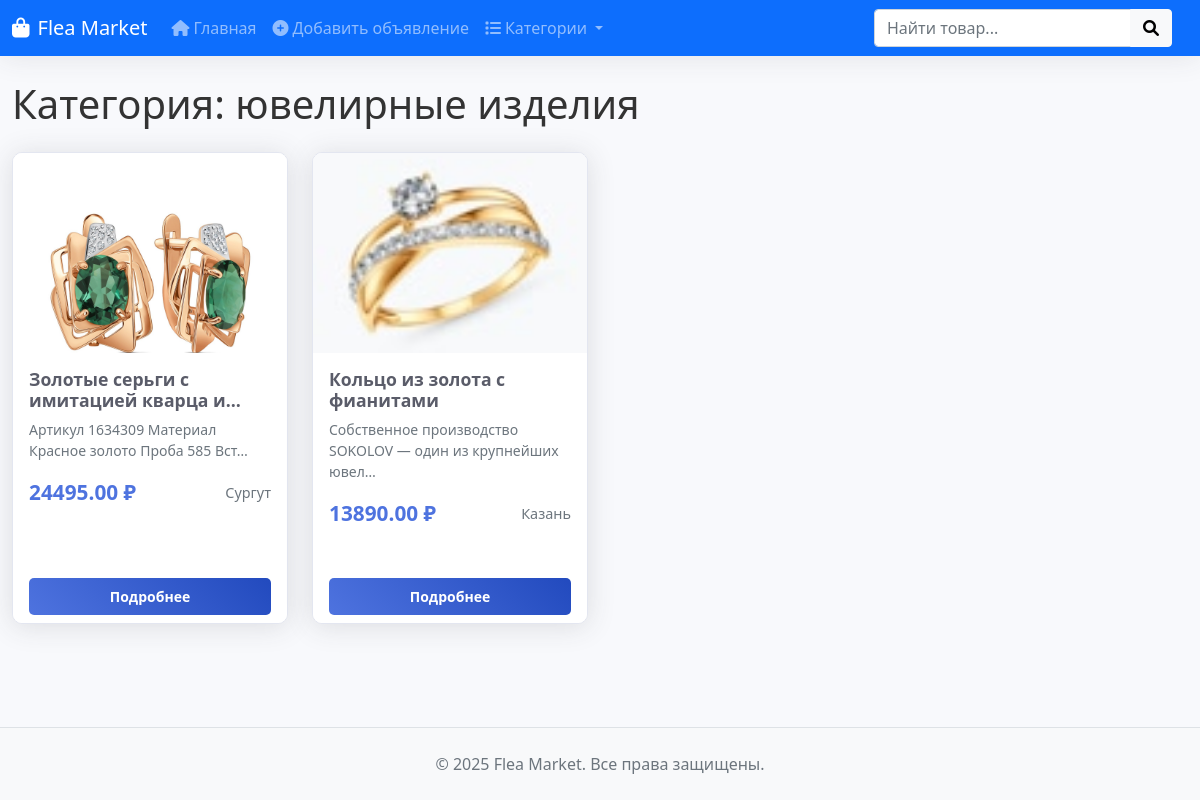
Screenshot of /category/3/ with the database file from the repository.
### Flea_market_app/models.py (models this page shows, shortened)
class Category(models.Model):
    name = models.CharField(max_length=100, verbose_name='Название')
    class Meta:
        verbose_name = 'Категория'
        verbose_name_plural = 'Категории'

class Product(models.Model):
    STATUS_CHOICES = [
        ('active', 'Активно'),
        ('sold', 'Продано'),
        ('reserved', 'Зарезервировано'),
    ]
    CONDITION_CHOICES = [
        ('new', 'Новый'),
        ('used', 'Б/у'),
        ('broken', 'Требует ремонта'),
    ]
    title = models.CharField(max_length=200, verbose_name='Название')
    description = models.TextField(verbose_name='Описание')
    price = models.DecimalField(max_digits=10, decimal_places=2, verbose_name='Цена')
    seller = models.ForeignKey(Profile, on_delete=models.CASCADE, verbose_name='Продавец')
    category = models.ForeignKey(Category, on_delete=models.SET_NULL, null=True, verbose_name='Категория')
    city = models.CharField(max_length=100, verbose_name='Город')
    address = models.CharField(max_length=200, blank=True, null=True, verbose_name='Адрес')
    status = models.CharField(max_length=10, choices=STATUS_CHOICES, default='active', verbose_name='Статус')
    condition = models.CharField(max_length=10, choices=CONDITION_CHOICES, default='used', verbose_name='Состояние')
    created_at = models.DateTimeField(auto_now_add=True, verbose_name='Дата создания')
    updated_at = models.DateTimeField(auto_now=True, verbose_name='Дата обновления')
    views = models.PositiveIntegerField(default=0, verbose_name='Просмотры')
    is_published = models.BooleanField(default=True, verbose_name='Опубликовано')
    class Meta:
        verbose_name = 'Товар'
        verbose_name_plural = 'Товары'
        ordering = ['-created_at']

class ProductImage(models.Model):
    product = models.ForeignKey(Product, on_delete=models.CASCADE, related_name='images', verbose_name='Товар')
    image = models.ImageField(upload_to='products/%Y/%m/%d/', verbose_name='Фотография')
    is_main = models.BooleanField(default=False, verbose_name='Главное фото')
    uploaded_at = models.DateTimeField(auto_now_add=True, verbose_name='Дата загрузки')
    class Meta:
        verbose_name = 'Фотография товара'
        verbose_name_plural = 'Фотографии товаров'

### Flea_market_app/views.py (the view)
# urls.py: path('category/<int:category_id>/', views.category_products, name='category_products'),
def category_products(request, category_id):
    category = get_object_or_404(Category, id=category_id)
    products = Product.objects.filter(category=category, status='active')
    context = {
        'category': category,
        'products': products,
        'all_categories': get_all_categories(),
    }
    return render(request, 'category_products.html', context)

### Flea_market_app/views.py (called while the page is built)
def get_all_categories():
    return Category.objects.all()

### Flea_market_app/templates/category_products.html
{% extends 'base.html' %}
{% load static %}
{% block content %}
<h1 class="mb-4">Категория: {{ category.name }}</h1>
<div class="row">
    {% for product in products %}
    <div class="col-lg-3 col-md-4 col-sm-6 mb-4">
        <div class="card product-card h-100">
            {% if product.images.first %}
            <img src="{{ product.images.first.image.url }}" class="card-img-top product-img" alt="{{ product.title }}">
            {% else %}
            <img src="{% static 'style/images/no-image.jpg' %}" class="card-img-top product-img" alt="Нет фото">
            {% endif %}
            <div class="card-body">
                <h5 class="product-title">{{ product.title }}</h5>
                <p class="text-muted small">{{ product.description|truncatechars:60 }}</p>
                <div class="d-flex justify-content-between align-items-center">
                    <span class="product-price">{{ product.price }} ₽</span>
                    <span class="product-city">{{ product.city }}</span>
                </div>
            </div>
            <div class="card-footer bg-white border-top-0">
                <a href="{% url 'product_detail' product.id %}" class="btn btn-primary btn-sm w-100">
                    Подробнее
                </a>
            </div>
        </div>
    </div>
    {% empty %}
    <div class="col-12">
        <div class="alert alert-info">
            <i class="fas fa-info-circle me-2"></i>Товары в этой категории не найдены
        </div>
    </div>
    {% endfor %}
</div>
{% endblock %}

### Flea_market_app/static/style/main.css (style rules this page uses)
:root { --primary: #4e73df; --secondary: #6c757d; --success: #1cc88a; --danger: #e74a3b; --warning: #f6c23e; --light: #f8f9fc; --dark: #5a5c69; }
body { font-family: 'Segoe UI', Tahoma, Geneva, Verdana, sans-serif; background-color: #f8f9fc; color: #333; min-height: 100vh; display: flex; flex-direction: column; }
.product-card { border: 1px solid #e3e6f0; border-radius: 10px; overflow: hidden; transition: all 0.3s ease; background: white; margin-bottom: 25px; box-shadow: 0 0.15rem 1.75rem 0 rgba(58, 59, 69, 0.15); }
.product-img { height: 200px; object-fit: cover; width: 100%; background: #f8f9fc; }
.product-title { font-weight: 600; color: var(--dark); font-size: 1.1rem; margin-bottom: 0.5rem; display: -webkit-box; -webkit-line-clamp: 2; -webkit-box-orient: vertical; overflow: hidden; }
.product-price { color: var(--primary); font-weight: 700; font-size: 1.3rem; }
.product-city { color: var(--secondary); font-size: 0.9rem; }
.btn-primary { background: linear-gradient(45deg, var(--primary), #224abe); border: none; padding: 8px 20px; border-radius: 5px; font-weight: 600; }

### rows the page displays
Category: name "ювелирные изделия"
Product: images.first.image (picture), title "Золотые серьги с имитацией кварца…", description "Артикул 1634309 Материал Красное золото Проба 585 Вст…", price "24495.00", city "Сургут"
Product: images.first.image (picture), title "Кольцо из золота с фианитами", description "Собственное производство SOKOLOV — один из крупнейших ювел…", price "13890.00", city "Казань"
